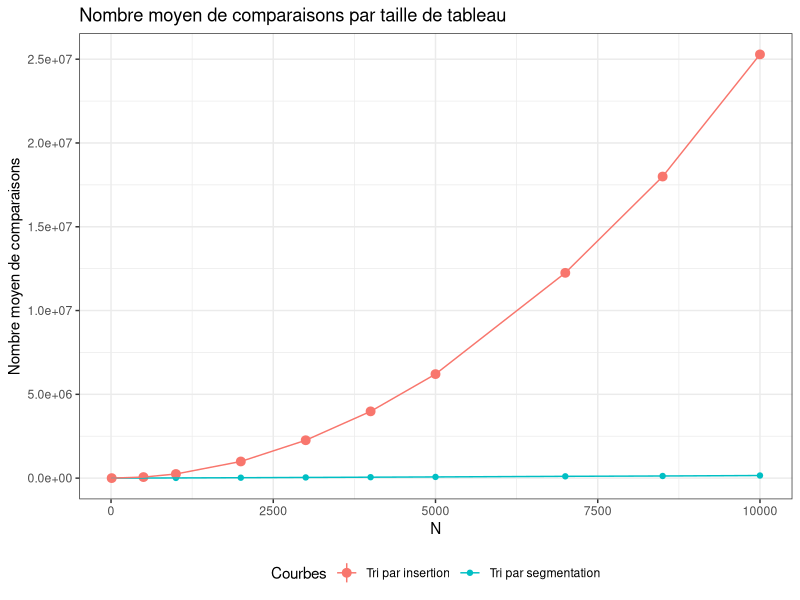
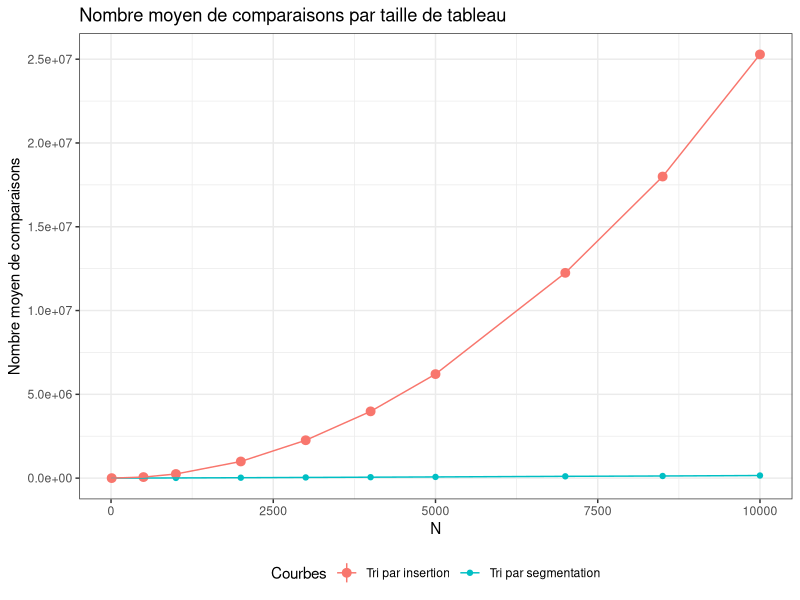

Generate these figures, in order, with R:
donnees <- read.csv(file      = "./results2.csv",  # chemin vers votre fichier de données
                    sep       = ",",                # le caractere qui separe les données d'un couple
                    header    = FALSE,              # Boolean indiquant si vous données contiennent une entete
                    col.names = c("N", "nb_compa_ins", "nb_compa_seg", "err_ins")) # Si pas d'entete alors on defini le nom des colonnes

# vous pouvez voir les premieres lignes avec la commande
head(donnees)

# On charge ggplot2
library(ggplot2)

ggplot(data = donnees, aes(x = N)) +                 # On indique quelles colonnes afficher et sur quel axes
    geom_point(aes(y = nb_compa_seg, color="Seg")) +                                                 # Afficher uniquement les points de mesure
    geom_pointrange(aes(y = nb_compa_ins, ymin=nb_compa_ins-err_ins, ymax=nb_compa_ins+err_ins, color="Ins")) +
    geom_line(aes(y = nb_compa_seg, color="Seg")) +                                                 # Affiche uniquement une ligne entre chaque point de mesure
    geom_line(aes(y = nb_compa_ins, color="Ins")) +
    scale_color_discrete(name = "Courbes", labels = c("Tri par insertion", "Tri par segmentation")) +
    xlab("N") +                                                    # Label de l'axe des x
    ylab("Nombre moyen de comparaisons") +                         # Label de l'axe des y
    ggtitle("Nombre moyen de comparaisons par taille de tableau") +  # Titre du graphique
    theme_bw() +
    theme(legend.position = "bottom", legend.box = "horizontal")    # geom_errorbar(aes(ymin = -upper, ymax = upper), width = 0.2)
    
# Pour sauvegarder le graphique
ggsave("mon_graphique_both.png")